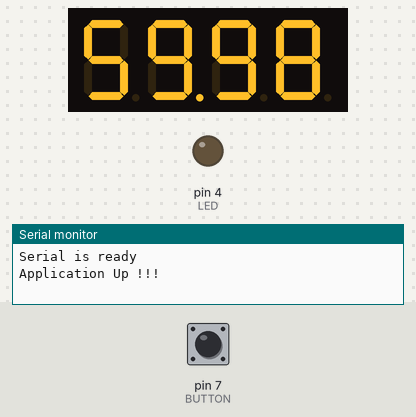
Bench run of a sketch on a simulated Arduino Uno, built with avr-gcc and run on an emulated ATmega328P. Parts: 4-digit seven-segment display, output pins drawn as LEDs (lit = HIGH), the last lines printed to the serial monitor. The inputs (shaded band) are chosen by the test bench; at power-on: pin 7 (BUTTON) LOW.

Above: at 0.15 s.
At 1.2 s:
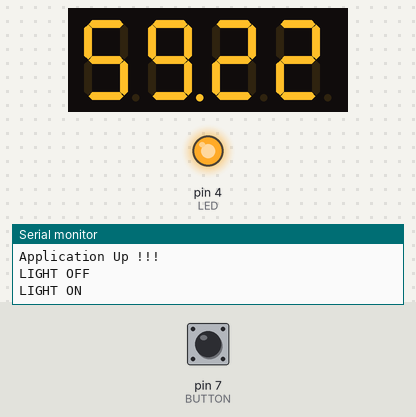
1.3 s: pin 7 (BUTTON) pulled HIGH for 3.2 s
At 4.14 s:
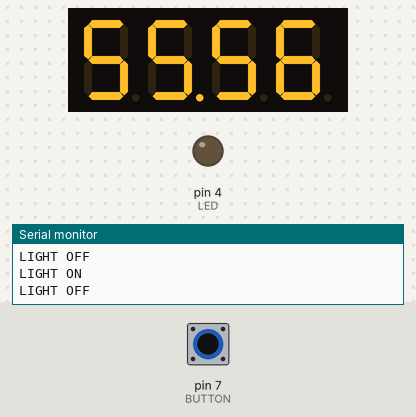
Timing chart, 0 to 42.3 s (numbered marks = the images above; inputs shaded):
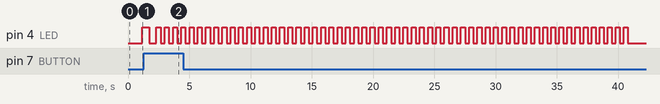

The sketch:

display.ino
```cpp
#include <Wire.h>
#include <Adafruit_LEDBackpack.h>
#include <Adafruit_GFX.h>


#define BUTTON 7
#define LED 4

Adafruit_7segment matrix = Adafruit_7segment();

double GAME_DURATION = 60.00;

double _countdown = GAME_DURATION;
double _time_step = 0.02;
double speed = 1.00;


void setup() {
  pinMode(BUTTON, INPUT);
  pinMode(LED, OUTPUT);
  digitalWrite(LED, LOW);


  Wire.begin();                       /* Initialise le bus i2C */
  Serial.begin(9600);                 /* Initialise le port serie */
  while (!Serial);                    /* Attends la liaison du port série */
  Serial.println("Serial is ready");

  matrix.begin(0x70);                 /* Adresse I2C de l'afficheur 7 segments */
  matrix.setBrightness(2);
  display(_countdown);

  Serial.println("Application Up !!!");
}

int led_state = HIGH;
void loop() {
  if (digitalRead(BUTTON) == HIGH) {
    if (speed < 2 && _countdown < 58.00){
      speed = 2;
    }
    if (_countdown == -1) {
      speed = 1;
      _countdown = GAME_DURATION;
    }
  }

  if (_countdown == -1) {
    return;
  } else if (_countdown <= 0 ) {
    display(8888);
    matrix.blinkRate(HT16K33_BLINK_2HZ);
    matrix.setBrightness(15);

    delay(5000);

    display(10000); // displays "----" on the 7seg
    matrix.blinkRate(HT16K33_BLINK_OFF);
    matrix.setBrightness(2);

    _countdown=-1;
    return;
  }

  _countdown -= _time_step;

  int double_countdown = (int)(_countdown * 2);
  int remaining = double_countdown % 2;
  if (remaining == 0 && led_state == HIGH) {
    Serial.println("LIGHT OFF");
    led_state = LOW;
    digitalWrite(LED, led_state);
  }
  if (remaining == 1 && led_state == LOW) {
    Serial.println("LIGHT ON");
    led_state = HIGH;
    digitalWrite(LED, led_state);
  }

  display(_countdown);
  delay(_time_step * 1000 / speed);
}

/**
  Display remaining time on Adafruit_7segment
*/
void display(double value) {
   matrix.println(value, 2);
   matrix.writeDisplay();
}
```

Measured:
- by itself, pin 4 (LED): repeats every 0.68 s: HIGH 0.35 s, LOW 0.34 s, until it stays LOW from 40.8 s
